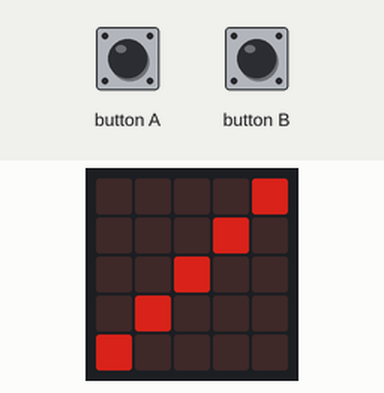
A program run on a simulated BBC micro:bit running MicroPython. On the bench: the board's 5×5 LED display. The test bench sets the inputs (shaded band). Dim RGB values are drawn brighter than linear.

Above: at 1.2 s.
1.3 s: button A pressed for 0.15 s
At 3.0 s:
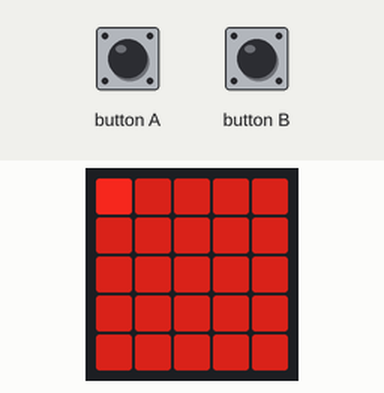
3.5 s: button B pressed for 0.15 s
At 4.5 s:
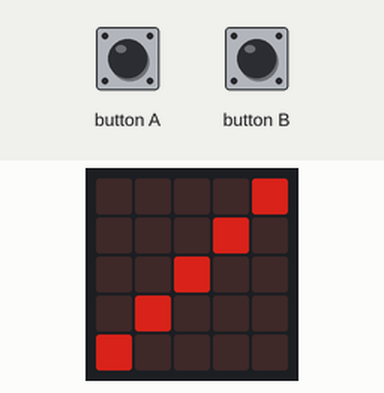
5.5 s: button A pressed for 1 s
At 7.3 s:
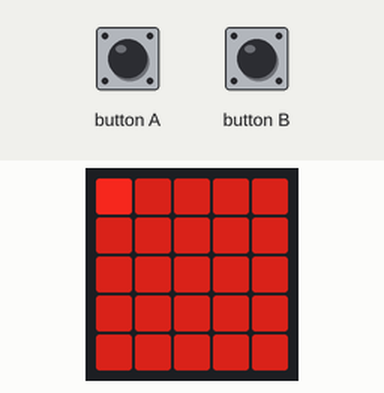
Timing chart, 0 to 8.8 s (numbered marks = the images above; inputs shaded):
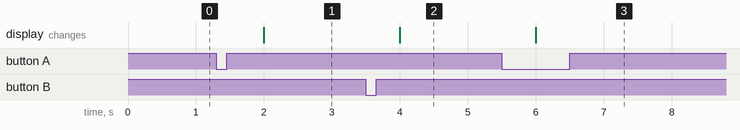

The program:

microbit-pomodoro.py
```python
from microbit import display, button_a, button_b, Image, sleep

count = 0
minute = 0
counting = False

image_none = Image("00000:00000:00000:00000:00000")
image_all = Image("55555:55555:55555:55555:55555")

image_off = Image("00005:00050:00500:05000:50000")
display.show(image_off)

# loop
while True:
    sleep(1000)
    a_pressed = button_a.was_pressed()
    b_pressed = button_b.was_pressed()
    if not counting and a_pressed:
        # start timer
        counting = True
        count = 0
        minute = 0
        display.show(image_all)
        display.set_pixel(0, 0, 8)

    if counting:
        if b_pressed:
            # stop timer
            counting = False
            display.show(image_off)
        elif minute < 25:
            # process timer
            count += 1
            if count >= 60:
                count = 0
                x = minute % 5
                y = int(minute / 5)
                display.set_pixel(x, y, 0)
                minute += 1
                if minute < 25:
                    x = minute % 5
                    y = int(minute / 5)
                    display.set_pixel(x, y, 8)
        elif minute >= 25:
            count += 1
            # flash for end
            if count % 2 == 1:
                display.show(image_all)
            else:
                display.show(image_none)
```

Measured:
- after the input at 1.3 s, the display: changes after 0.70 s (image 1)
- after the input at 3.5 s, the display: changes after 0.50 s (image 2)
- after the input at 5.5 s, the display: changes after 0.50 s (image 3)
